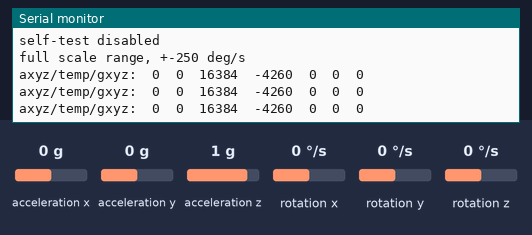
This sketch was run on a simulated Arduino Uno, built with avr-gcc and run on an emulated ATmega328P. Parts: the last lines printed to the serial monitor. Wiring (inferred from the names in the program): MPU-6050 motion sensor at I2C address 0x68. The test bench sets the inputs (shaded band); at power-on: acceleration x 0 g, acceleration y 0 g, acceleration z 1 g, rotation x 0 °/s, rotation y 0 °/s, rotation z 0 °/s.

Above: at 15.6 s.
15.7 s: acceleration x set to -1.4 g
At 16.2 s:
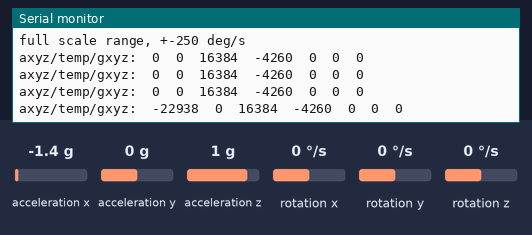
17.7 s: acceleration y set to -1.4 g
At 18.3 s:
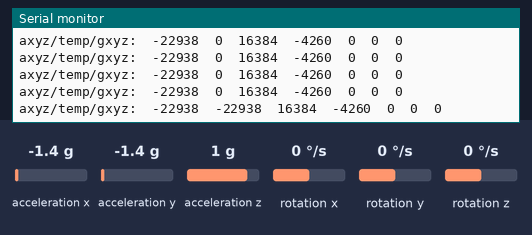
19.7 s: acceleration z set to -1.4 g
At 20.3 s:
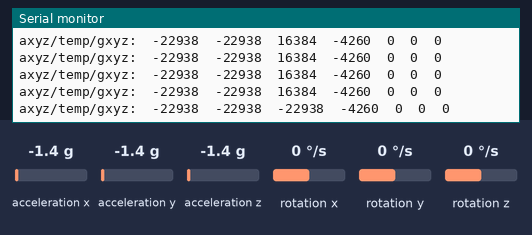
21.7 s: rotation x set to -192 °/s
At 22.3 s:
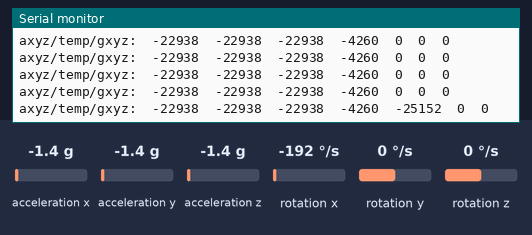
23.7 s: rotation y set to -192 °/s
At 24.3 s:
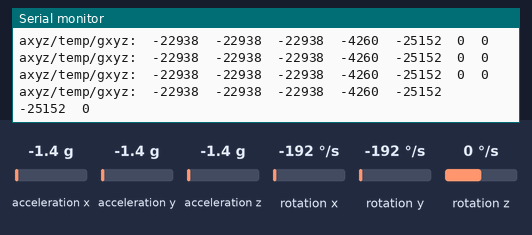

Measured:
- after the input at 15.7 s, the serial monitor: prints a new line after 0.13 s (image 1)
- after the input at 17.7 s, the serial monitor: prints a new line after 0.14 s (image 2)
- after the input at 19.7 s, the serial monitor: prints a new line after 0.15 s (image 3)
- after the input at 21.7 s, the serial monitor: prints a new line after 0.16 s (image 4)
- after the input at 23.7 s, the serial monitor: prints a new line after 0.18 s (image 5)

The sketch:

lesson5.ino
```cpp
#include <Arduino.h>
#include <Wire.h>
#include "mympu6050.h"
#include "report.h"

bool mysetup(MyMPU6050& mpu)
{
  uint8_t byteRead;
  Serial.begin(38400);
  Wire.begin();                 // Initiate Wire library, join I2C bus as master
  delay(200);

  byteRead = mpu.testConnection();
  if(byteRead != 0x68)
  {
    Serial.println(F("success communicating with MPU 6050"));
    return false;
  }

  mpu.initialize();

  return true;
}

int main(void)
{
  MyMPU6050 mpu(MPU6050_ADDRESS_AD0_LOW);
  SensorData sd;
  uint8_t bytesRead;

  init();         // Arduino function, config timers and other hardware

  if(mysetup(mpu) == false){
    Serial.println("setup failed, entering infinite do-nothing while loop");
    while(1)
    {
      delay(1000);
    }
  }

  reportPowerState(mpu);
  delay(3000);
  reportConfigState(mpu);
  delay(3000);
  reportAccelConfigState(mpu);
  delay(3000);
  reportGyroConfigState(mpu);
  Serial.println("");
  delay(5000);

  while(1)
  {
    bytesRead = mpu.readAllData(&sd);
    if(bytesRead == MPU6050_ALL_MEASUREMENT_BYTES)
    {
      printAllData(&sd);
    }
    else
    {
      Serial.print("bytes read: ");
      Serial.println(bytesRead);
    }
    delay(500);

  }

  return 0;
}
```

mympu6050.cpp
```cpp
#include <Arduino.h>    // Serial
#include <Wire.h>
#include "mympu6050.h"

#define SERIAL_DEBUG


MyMPU6050::MyMPU6050(uint8_t i2cAddr)
{
  devAddr = i2cAddr;
}


uint8_t MyMPU6050::getDeviceAddress()const
{
  return devAddr;
}


uint8_t MyMPU6050::getConfigState(void)const
{
  return readByte((uint8_t)MPU6050_RA_CONFIG);
}


uint8_t MyMPU6050::getAccelConfigState(void)const
{
  return readByte((uint8_t)MPU6050_RA_ACCEL_CONFIG);
}


uint8_t MyMPU6050::getGyroConfigState(void)const
{
  return readByte((uint8_t)MPU6050_RA_GYRO_CONFIG);
}


uint8_t MyMPU6050::getPowerManagement1State(void)const
{
  return readByte(MPU6050_RA_PWR_MGMT_1);
}

/*
 * Wakes from sleep mode
 */
void MyMPU6050::initialize(void)
{
  setSleepEnabled(false); // wake up device
}

/*
 * Sets DEVICE_RESET bit to 1
 * All internal registers are reset to their default
 * values.
 *
 * DEVICE_RESET bit automatically clears to 0 once
 * the reset is complete.
 */
void MyMPU6050::reset(void)
{
  writeByte(MPU6050_RA_PWR_MGMT_1, 0x80);
}

/* Sets clock source
 *  Parameter source
 *  0   Internal 8MHz oscillator
 *  1   PLL with X axis gyroscope reference
 *  2   PLL with Y axis gyroscope reference
 *  3   PLL with Z axis gyroscope reference
 *  4   PLL with external 32.768 kHz reference
 *  5   PLL with external 19.2 MHz reference
 *  6   reserved
 *  7   stops the clock and keeps the timing generator
 *      in reset
 */
void MyMPU6050::setClockSource(uint8_t source)
{
  // clock select is bits 2:0
  writeBits(MPU6050_RA_PWR_MGMT_1, 2, 3, source);

  #ifdef SERIAL_DEBUG
    uint8_t b;
    b = readByte(MPU6050_RA_PWR_MGMT_1);

    Serial.println(F("\nfunction: setClockSource"));

    if ( (b & 0x07) == source)
    {
      Serial.println(F("success updating source"));
    }
    else
    {
      Serial.print(F("error setting clock source, expected: "));
      Serial.print(source);
      Serial.print(F(", regVal: "));
      Serial.println(b,HEX);
    }

  #endif
}


/* Sets accelerometer full scale range
 *
 * Parameter scale
 *    0     +- 2g
 *    1     +- 4g
 *    2     +- 8g
 *    3     +- 16g
 *
 */
void MyMPU6050::setFullScaleAccelRange(uint8_t scale)
{
  // full scale is bits 4:3
  writeBits(MPU6050_RA_ACCEL_CONFIG, 4, 2, scale);

  #ifdef SERIAL_DEBUG
    uint8_t b;
    b = readByte(MPU6050_RA_ACCEL_CONFIG);

    // full scale is bits 4:3
    uint8_t mask = 0x18;   // b0001 1000

    Serial.println(F("\nfunction:setFullScaleAccelRange"));

    if( (b & mask)>>3 == scale)
    {
      Serial.print(F("Success setting accel scale to "));
      Serial.println(scale, HEX);
    }
    else
    {
      Serial.print(F("error setting accel scale, expected: "));
      Serial.print(scale);
      Serial.print(F(", regVal: "));
      Serial.println(b,HEX);
    }
  #endif

}


/* Sets gyroscope full scale range
 *
 * Parameter scale
 *    0     +- 250 deg/sec
 *    1     +- 500 deg/sec
 *    2     +- 1000 deg/sec
 *    3     +- 2000 deg/sec
 *
 */
void MyMPU6050::setFullScaleGyroRange(uint8_t scale)
{
  // full scale is bits 4:3
  writeBits(MPU6050_RA_GYRO_CONFIG, 4, 2, scale);

  #ifdef SERIAL_DEBUG
    uint8_t b;
    b = readByte(MPU6050_RA_GYRO_CONFIG);

    // full scale is bits 4:3
    uint8_t mask = 0x18;   // b0001 1000

    Serial.println(F("\nfunction setFullScaleGyroRange"));

    if( (b & mask)>>3 == scale)
    {
      Serial.print(F("Success setting gyro scale to "));
      Serial.println(scale, HEX);
    }
    else
    {
      Serial.print(F("error setting gyro scale, expected: "));
      Serial.print(scale);
      Serial.print(F(", regVal: "));
      Serial.println(b,HEX);
    }
  #endif

}


/* Parameter
 *  enabled - false wakes from sleep mode
 *          - true puts device into sleep mode
 *
 * Register: Power Management 1
 * Bit 6: sleep bit
 *         1 - device is in low power sleep mode
 *         0 - device is not in sleep mode
 */
void MyMPU6050::setSleepEnabled(bool enabled)
{
  // sleep bit is 6
  writeBits(MPU6050_RA_PWR_MGMT_1, 6, 1, (uint8_t)enabled);

  #ifdef SERIAL_DEBUG
    uint8_t b;
    b = readByte(MPU6050_RA_PWR_MGMT_1);

    // sleep bit is 6
    uint8_t mask = 0x40;   // b0100 0000

    Serial.println(F("\nfunction: setSleepEnabled"));

    if( (b & mask)>>6 == enabled)
    {
      Serial.print(F("Success setting sleep to "));
      Serial.println(enabled, HEX);
    }
    else
    {
      Serial.print(F("error setting sleep bit, expected: "));
      Serial.print(enabled);
      Serial.print(F(", regVal: "));
      Serial.println(b,HEX);
    }
  #endif
}


/* WHO_AM_I register stores the upper 6 bits of MPU-60X0's
 *  7-bit I2C address. The least significant bit is determined
 *  by the vaue of the AD0 pin, which is not reflected in this
 *  register.
 *
 * Returns address stored in WHO_AM_I register, 0x68
 * bits 0 and 7 are hard coded to 0
 */
uint8_t MyMPU6050::testConnection(void)
{
  return readByte((uint8_t)MPU6050_RA_WHO_AM_I);
}


/* Reads accel, temperature and gyro measurement registers.
 *
 * Parameter
 *  output: sd
 *    If all measurement bytes are read, the sd is populated with
 *    measurement data.
 *    If not all bytes are read, then no data is stored in sd.
 *
 * Returns number of bytes read
 */
uint8_t MyMPU6050::readAllData(struct SensorData* sd)
{
  uint8_t buf[MPU6050_ALL_MEASUREMENT_BYTES];
  uint8_t bytesRead;
  bytesRead = readBytes(MPU6050_RA_ACCEL_XOUT_H, buf, (uint8_t)MPU6050_ALL_MEASUREMENT_BYTES);
  if(bytesRead == (uint8_t)MPU6050_ALL_MEASUREMENT_BYTES)
  {
    // first byte read from high order register, second byte from low
    // form 16 bit value from 8 bit values
    sd->accelX = (((int16_t)buf[0]) << 8) | buf[1];
    sd->accelY = (((int16_t)buf[2]) << 8) | buf[3];
    sd->accelZ = (((int16_t)buf[4]) << 8) | buf[5];
    sd->temperature = (((int16_t)buf[6]) << 8) | buf[7];
    sd->gyroX = (((int16_t)buf[8]) << 8) | buf[9];
    sd->gyroY = (((int16_t)buf[10]) << 8) | buf[11];
    sd->gyroZ = (((int16_t)buf[12]) << 8) | buf[13];
  }

  return bytesRead;
}


/* Reads one byte from parameter-specified register address
 *
 * regAddr - register address to read
 *
 * Returns byte read
 */
uint8_t MyMPU6050::readByte(uint8_t regAddr)const
{
  uint8_t data;
  Wire.beginTransmission(devAddr);
  Wire.write(regAddr);
  Wire.endTransmission(false);            // send TX buffer, send restart to keep connection alive
  Wire.requestFrom(devAddr, (uint8_t)1);  // request 1 byte, default true sends stop message after request,
                                          // releasing i2c bus
  data = Wire.read();
  return data;
}


/* Reads bytes from register and stores them in buf.
 *
 * Parameters
 *  regAddr - register address to read
 *  buf - storage for bytes read
 *  count - number of bytes to read
 *
 * Returns number of bytes read
 */
uint8_t MyMPU6050::readBytes(uint8_t regAddr, uint8_t *buf, uint8_t count)
{
  uint8_t i = 0;

  Wire.beginTransmission(devAddr);
  Wire.write(regAddr);
  Wire.endTransmission(false);      // send TX buffer, send restart to keep connection alive
  Wire.requestFrom(devAddr, count);

  while(Wire.available() && i < count)
  {
    buf[i] = Wire.read();
    ++i;
  }

  return i;
}

/* Write multiple bits to an 8-bit device register
*
* regAddr - register address
* leftBit - leftmost bit to write (7-0)
* numBits - number of bits to write
* data - right-aligned value to write
*/
void MyMPU6050::writeBits(uint8_t regAddr, uint8_t leftBit, uint8_t numBits, uint8_t data)
{
  //
  // 76543210 bit positions
  //      xx  arguments: leftBit = 4, length = 2
  // 00000110 bit mask

  uint8_t regVal, mask;

  // get current register values
  regVal = readByte(regAddr);


  // shifts 1 to bit position length value
  // subtracting 1 ensures all bits to the right are 1's
  // and all other bits are 0's
  // Example: length = 4
  // 1 << numBits produces 0001 0000
  // (1 << numBits) - 1 produces 0000 1111
  mask =  (1 << numBits) - 1;

  // shift the 1's to the left and zero fill
  // Example: leftBit is 5
  // 5 - 4 + 1 = 2, 0000 1111 << 2 becomes 0011 1100
  // Now have a bit mask of length 4 with leftmost bit position 5
  mask = mask << (leftBit - numBits + 1);

  // shift data to correct position
  // example: data is 3, 0000 0011
  // shifting 5-4+1 = 2 to the left produces 0000 1100
  data = data << (leftBit - numBits + 1);

  // zero bits of interest in existing register value
  regVal &= ~(mask);
  // update register bits with data value
  regVal |= data;

  writeByte(regAddr, regVal);
}


/*
 * Writes one byte to specified register address.
 *
 * regAddr - register address
 * data    - byte to write
 */
void MyMPU6050::writeByte(uint8_t regAddr, uint8_t data)
{
  Wire.beginTransmission(devAddr);
  Wire.write(regAddr);
  Wire.write(data);
  Wire.endTransmission(true);       // transmits bytes that were queued by write
                                    // sends stop message after transmission, releases i2c bus
}
```

mympu6050.h
```cpp
#ifndef MYMPU6050_H
#define MYMPU6050_H

// MPU 6050 macro definitions from
// MPU-6000 and MPU-6050, Register Map and Descriptions, Revision 4.2, 8/19/13
// MPU-6000/MPU-6050 Product Specification, Revision 3.4, 8/19/13

// MPU 6050 I2C address
#define MPU6050_ADDRESS_AD0_LOW     0x68   // i2c address pin low (GND), default
#define MPU6050_ADDRESS_AD0_HIGH    0x69


// MPU 6050 register addresses
#define MPU6050_RA_PWR_MGMT_1   0x6B
#define MPU6050_RA_CONFIG       0x1A
#define MPU6050_RA_GYRO_CONFIG  0x1B
#define MPU6050_RA_ACCEL_CONFIG 0x1C

#define MPU6050_RA_ACCEL_XOUT_H 0x3B
#define MPU6050_RA_ACCEL_XOUT_L 0x3C
#define MPU6050_RA_ACCEL_YOUT_H 0x3D
#define MPU6050_RA_ACCEL_YOUT_L 0x3E
#define MPU6050_RA_ACCEL_ZOUT_H 0x3F
#define MPU6050_RA_ACCEL_ZOUT_L 0x40

#define MPU6050_RA_TEMP_OUT_H   0x41
#define MPU6050_RA_TEMP_OUT_L   0x42

#define MPU6050_RA_GYRO_XOUT_H  0x43
#define MPU6050_RA_GYRO_XOUT_L  0x44
#define MPU6050_RA_GYRO_YOUT_H  0x45
#define MPU6050_RA_GYRO_YOUT_L  0x46
#define MPU6050_RA_GYRO_ZOUT_H  0x47
#define MPU6050_RA_GYRO_ZOUT_L  0x48

#define MPU6050_RA_WHO_AM_I     0x75


// MPU 6050 Clock Settings
#define MPU6050_CLOCK_PLL_XGYRO 0x01

// MPU gyro full scale range settings
#define MPU6050_GYRO_FS_250  0x00
#define MPU6050_GYRO_FS_500  0x01
#define MPU6050_GYRO_FS_1000 0x02
#define MPU6050_GYRO_FS_2000 0x03

// MPU accel full scale settings
#define MPU6050_ACCEL_FS_2G  0x00
#define MPU6050_ACCEL_FS_4G  0x01
#define MPU6050_ACCEL_FS_8G  0x02
#define MPU6050_ACCEL_FS_16G 0x03

// Sizes
#define MPU6050_ALL_MEASUREMENT_BYTES 14

struct SensorData
{
  int16_t accelX;
  int16_t accelY;
  int16_t accelZ;
  int16_t temperature;
  int16_t gyroX;
  int16_t gyroY;
  int16_t gyroZ;
};


class MyMPU6050{
  public:
    MyMPU6050(uint8_t i2cAddr = MPU6050_ADDRESS_AD0_LOW );

    void initialize(void);
    void reset(void);
    uint8_t testConnection(void);

    void setClockSource(uint8_t source);
    void setFullScaleAccelRange(uint8_t scale);
    void setFullScaleGyroRange(uint8_t scale);
    void setSleepEnabled(bool state);

    uint8_t getDeviceAddress(void)const;
    uint8_t getConfigState(void)const;
    uint8_t getPowerManagement1State(void)const;
    uint8_t getAccelConfigState(void)const;
    uint8_t getGyroConfigState(void)const;

    uint8_t readAllData(struct SensorData* sd);


  private:
    uint8_t devAddr;

    void writeBits(uint8_t regAddr, uint8_t leftBit, uint8_t numBits, uint8_t data);
    void writeByte(uint8_t regAddr, uint8_t data);
    uint8_t readByte(uint8_t regAddr)const;
    uint8_t readBytes(uint8_t regAddr, uint8_t *buf, uint8_t count);

};


#endif
```

report.cpp
```cpp
#include <Arduino.h>              // Serial
#include "report.h"

void reportPowerState(MyMPU6050 &mpu)
{
  uint8_t state;
  state = mpu.getPowerManagement1State();
  Serial.print(F("** Power Management Register 1, "));
  Serial.println(state,HEX);
  Serial.print(F("Bit 7, Device Reset: "));
  Serial.println(state >> 8, HEX);
  Serial.print(F("Bit 6, Sleep:        "));
  Serial.println( (state & 0x40) >> 6, HEX);
  if( (state & 0x40) >> 6 == 1)
  {
    Serial.println(F("\t** Device is in sleep mode **\n"));
  }
  Serial.print(F("Bit 5, Cycle:        "));
  Serial.println( (state & 0x20) >> 5, HEX);
  Serial.print(F("Bit 3, Temp_Dis      "));
  Serial.println( (state & 0x08) >> 3, HEX);
  Serial.print(F("Bits 2:0, CLKSEL     "));
  Serial.println( (state &0x07), HEX);
}

void reportConfigState(MyMPU6050& mpu)
{
  uint8_t state;
  state = mpu.getConfigState();

  Serial.println(F("\n*** Configuration ***"));
  if( ((state & 0x38) >> 3) == 0)
  {
    Serial.println(F("External Frame Synchronization Disabled as expected"));
  }
  else
  {
    Serial.print(F("Warning: external frame synchronization enabled, setting: "));
    Serial.println((state & 0x38) >> 3, HEX);
  }

  Serial.println(F("\nDigital Low Pass Filter Configuration"));
  Serial.println(F("  Accelerometer              Gyroscope"));
  Serial.println(F("   (Fs = 1 kHz)"));
  Serial.println(F("Bandwidth  Delay   Bandwidth  Delay  Fs(kHz)"));
  Serial.println(F("(Hz)       (ms)    (Hz)       (ms)"));
  Serial.println(F("============================================"));
  switch(state&0x07)
  {
    case 0:
      Serial.println(F("    260    0       256        0.98      8"));
    break;
    case 1:
      Serial.println(F("    184    2.0     188        1.9       1"));
    break;
    case 2:
      Serial.println(F("     94    3.0      98        2.8       1"));
    break;
    case 3:
      Serial.println(F("     44    4.9      42        4.8       1"));
    break;
    case 4:
      Serial.println(F("     21    8.5      20        8.3       1"));
    break;
    case 5:
      Serial.println(F("     10   13.8      10       13.4       1"));
    break;
    case 6:
      Serial.println(F("      5   19.0       5       18.6       1"));
    break;
    default:
      Serial.print(F("unknown, value: "));
      Serial.println(state&0x07, HEX);
  }

}

void reportAccelConfigState(MyMPU6050& mpu)
{
  uint8_t state;
  state = mpu.getAccelConfigState();
  Serial.print(F("\n*** Accel Config, "));
  Serial.println(state, HEX);
  if( (state & 0xE0) == 0)
  {
    Serial.println(F("self-test disabled"));
  }
  else
  {
    Serial.print(F("self-test enabled, bits 7:5: "));
    Serial.println((state & 0xE0) >> 5, HEX);
  }

  Serial.print(F("full scale range, +-"));
  switch( (state & 0x18) >> 3)
  {
    case MPU6050_ACCEL_FS_2G:
      Serial.print(2);
    break;
    case MPU6050_ACCEL_FS_4G:
      Serial.print(4);
    break;
    case MPU6050_ACCEL_FS_8G:
      Serial.print(8);
    break;
    case MPU6050_ACCEL_FS_16G:
      Serial.print(16);
    break;
  }

  Serial.println(F(" g"));
}

void reportGyroConfigState(MyMPU6050& mpu)
{
  uint8_t state;
  state = mpu.getGyroConfigState();
  Serial.print(F("\n*** Gyro Config, "));
  Serial.println(state, HEX);
  if( (state & 0xE0) == 0)
  {
    Serial.println(F("self-test disabled"));
  }
  else
  {
    Serial.print(F("self-test enabled, bits 7:5: "));
    Serial.println((state & 0xE0) >> 5, HEX);
  }

  Serial.print(F("full scale range, +-"));
  switch( (state & 0x18) >> 3)
  {
    case MPU6050_GYRO_FS_250:
      Serial.print(250);
    break;
    case MPU6050_GYRO_FS_500:
      Serial.print(500);
    break;
    case MPU6050_GYRO_FS_1000:
      Serial.print(1000);
    break;
    case MPU6050_GYRO_FS_2000:
      Serial.print(2000);
    break;
  }

  Serial.println(F(" deg/s"));
}

void printAllData(const SensorData *sd)
{
    Serial.print(F("axyz/temp/gxyz:\t"));
    Serial.print(sd->accelX); Serial.print("\t");
    Serial.print(sd->accelY); Serial.print("\t");
    Serial.print(sd->accelZ); Serial.print("\t");
    Serial.print(sd->temperature); Serial.print("\t");
    Serial.print(sd->gyroX); Serial.print("\t");
    Serial.print(sd->gyroY); Serial.print("\t");
    Serial.println(sd->gyroZ);
}
```

report.h
```cpp
#ifndef REPORT_H_INCLUDED
#define REPORT_H_INCLUDED

#include "mympu6050.h"

/*
 * Uses serial library to print power management 1
 * register value.
 */
void reportPowerState(MyMPU6050& mpu);

/*
 * Uses serial library to print configuration
 * register value.
 */
void reportConfigState(MyMPU6050& mpu);

/*
 * Uses serial library to print accelerometer
 * configuration register value.
 */
void reportAccelConfigState(MyMPU6050& mpu);

/*
 * Uses serial library to print gyroscope
 * configuration register value.
 */
void reportGyroConfigState(MyMPU6050& mpu);

/* Uses serial library to print all data in the structure
 */
void printAllData(const SensorData *sd);


#endif
```
